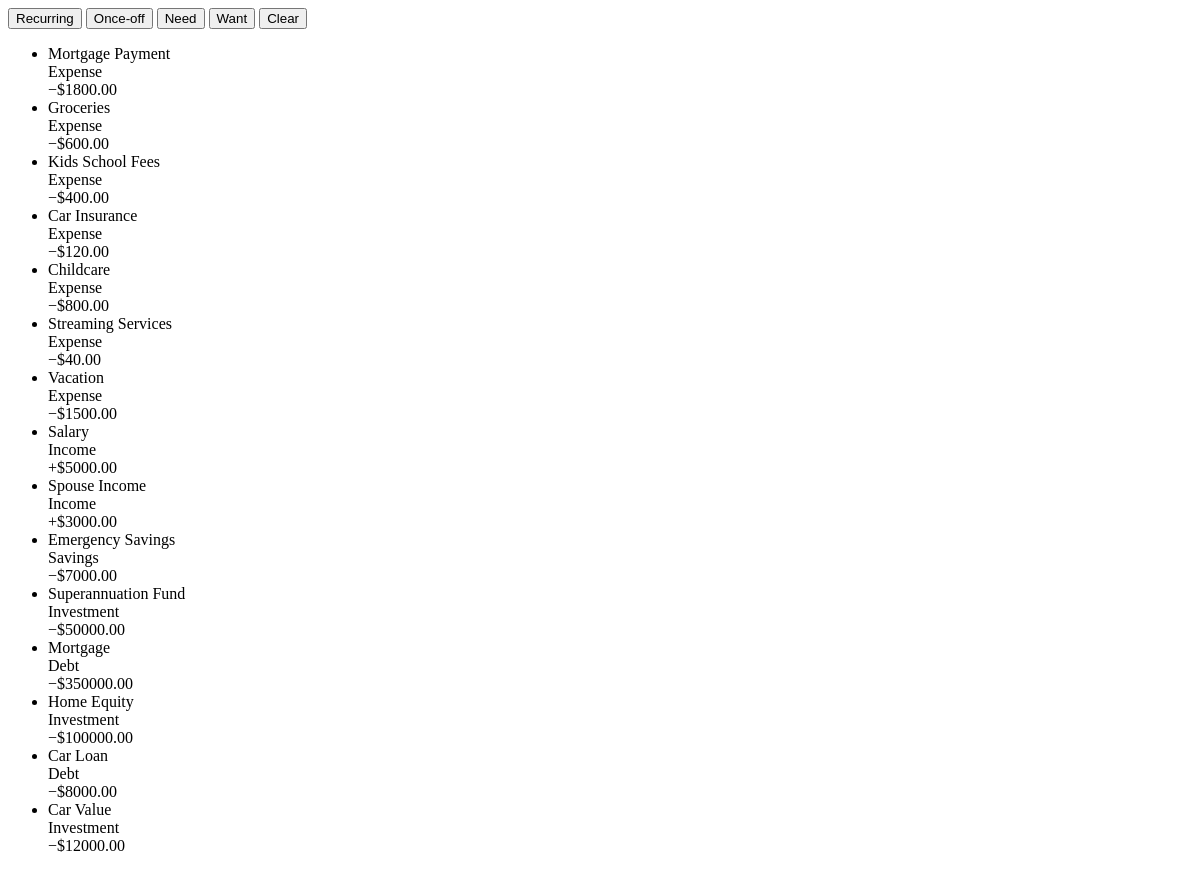
/breakdown_list (signed in), run on the app's committed database.
### app/models.py (models this page shows)
class Expense(db.Model):
    id = db.Column(db.Integer, primary_key=True)
    user_id = db.Column(db.Integer, db.ForeignKey('user.id'), nullable=False)
    name = db.Column(db.String(100), nullable=False)          # transaction name
    type = db.Column(db.String(20), nullable=False)           # expense, income, investment, etc.
    amount = db.Column(db.Float, nullable=False)
    tags = db.Column(db.Text)                                 # NEW: combined JSON (frequency + importance)
    notes = db.Column(db.String(200))                         # optional (keep if you want)
    created_at = db.Column(db.Date, default=date.today)       # optional: when the record was created

### app/routes.py (the view)
@main.route('/breakdown_list', methods=['GET','POST'])
@login_required
def breakdown_list():
    user_expenses = Expense.query.filter_by(user_id=current_user.id).all()
    if request.method == 'POST':
        data = request.get_json() or {}
        freq_filters = data.get('frequency', [])
        imp_filters = data.get('importance', [])
    else:
        freq_filters = imp_filters = []
    filtered = []
    for exp in user_expenses:
        tags = json.loads(exp.tags or '{}')
        freq = tags.get('frequency','')
        imp = tags.get('importance','')
        if isinstance(imp, list):
            imp = imp[0] if imp else ''
        if freq_filters and freq not in freq_filters:
            continue
        if imp_filters and imp not in imp_filters:
            continue
        filtered.append({
            'name':   exp.name,
            'type':   exp.type,
            'amount': exp.amount,
            'tags':   { 'frequency': freq, 'importance': imp }
        })
    if request.method == 'POST':
        return render_template(
            'visualise_components/cashflow_items.html',
            transactions=filtered
        )
    return render_template(
        'visualise_components/cashflow_list.html',
        transactions=filtered
    )

### app/__init__.py (called while the page is built)
def create_app(testing=False):
    app = Flask(__name__)
    app.config['SECRET_KEY'] = 'dev'
    if testing:
        app.config['TESTING'] = True
        app.config['SQLALCHEMY_DATABASE_URI'] = 'sqlite:///:memory:'
        app.config['WTF_CSRF_ENABLED'] = False  # Disable CSRF for form testing
    else:
        app.config['SQLALCHEMY_DATABASE_URI'] = 'sqlite:///studysync.db'
        app.config['WTF_CSRF_ENABLED'] = True
    db.init_app(app)
    migrate.init_app(app, db)
    login_manager.init_app(app)
    @login_manager.user_loader
    def load_user(user_id):
        return User.query.get(int(user_id))
    from .routes import main as main_blueprint
    app.register_blueprint(main_blueprint)
    return app

### app/templates/visualise_components/cashflow_list.html (shortened to what this page needs)
<div class="bg-[#1e1e1e] p-6 rounded-xl border border-[#333] flex flex-col h-80">
  <div class="flex flex-wrap gap-2 mb-4">
    <button type="button"
            class="filter-btn px-3 py-1 rounded-full border border-[#555555] bg-transparent text-[#bbbbbb] text-xs font-medium hover:bg-[#2a2a2a] transition"
            data-filter-key="frequency"
            data-filter-val="Recurring">
      Recurring
    </button>
    <button type="button"
            class="filter-btn px-3 py-1 rounded-full border border-[#555555] bg-transparent text-[#bbbbbb] text-xs font-medium hover:bg-[#2a2a2a] transition"
            data-filter-key="frequency"
            data-filter-val="Once-off">
      Once-off
    </button>
    <button type="button"
            class="filter-btn px-3 py-1 rounded-full border border-[#555555] bg-transparent text-[#bbbbbb] text-xs font-medium hover:bg-[#2a2a2a] transition"
            data-filter-key="importance"
            data-filter-val="Need">
      Need
    </button>
    <button type="button"
            class="filter-btn px-3 py-1 rounded-full border border-[#555555] bg-transparent text-[#bbbbbb] text-xs font-medium hover:bg-[#2a2a2a] transition"
            data-filter-key="importance"
            data-filter-val="Want">
      Want
    </button>
    <button id="clearFilters"
            type="button"
            class="ml-auto text-sm text-gray-400 hover:underline">
      Clear
    </button>
  </div>
  <ul id="breakdownList" class="flex-1 overflow-y-auto divide-y divide-[#333] pr-4">
    {% for tx in transactions %}
      <li class="py-2 flex justify-between items-center"
          data-frequency="{{ tx.tags.frequency }}"
          data-importance="{{ tx.tags.importance }}">
        <div class="space-y-0.5">
          <div class="font-medium">{{ tx.name }}</div>
          <div class="text-xs text-gray-500">{{ tx.type|capitalize }}</div>
        </div>
        <div class="font-medium">
          {{ '+' if tx.type == 'income' else '−' }}${{ '%.2f'|format(tx.amount) }}
        </div>
      </li>
    {% else %}
      <li class="py-2 text-gray-500">No transactions to display.</li>
    {% endfor %}
  </ul>
</div>

### app/templates/visualise_components/cashflow_list.html (style rules this page uses)
#breakdownList { padding-right: 1rem; scrollbar-width: thin; scrollbar-color: #333333 #1e1e1e; }

### data on the page
Expense: name "Mortgage Payment", type "Expense", type "−", amount "1800.00"
Expense: name "Groceries", type "Expense", type "−", amount "600.00"
Expense: name "Kids School Fees", type "Expense", type "−", amount "400.00"
Expense: name "Car Insurance", type "Expense", type "−", amount "120.00"
Expense: name "Childcare", type "Expense", type "−", amount "800.00"
Expense: name "Streaming Services", type "Expense", type "−", amount "40.00"
Expense: name "Vacation", type "Expense", type "−", amount "1500.00"
Expense: name "Salary", type "Income", type "+", amount "5000.00"
Expense: name "Spouse Income", type "Income", type "+", amount "3000.00"
Expense: name "Emergency Savings", type "Savings", type "−", amount "7000.00"
Expense: name "Superannuation Fund", type "Investment", type "−", amount "50000.00"
Expense: name "Mortgage", type "Debt", type "−", amount "350000.00"
Expense: name "Home Equity", type "Investment", type "−", amount "100000.00"
Expense: name "Car Loan", type "Debt", type "−", amount "8000.00"
Expense: name "Car Value", type "Investment", type "−", amount "12000.00"
